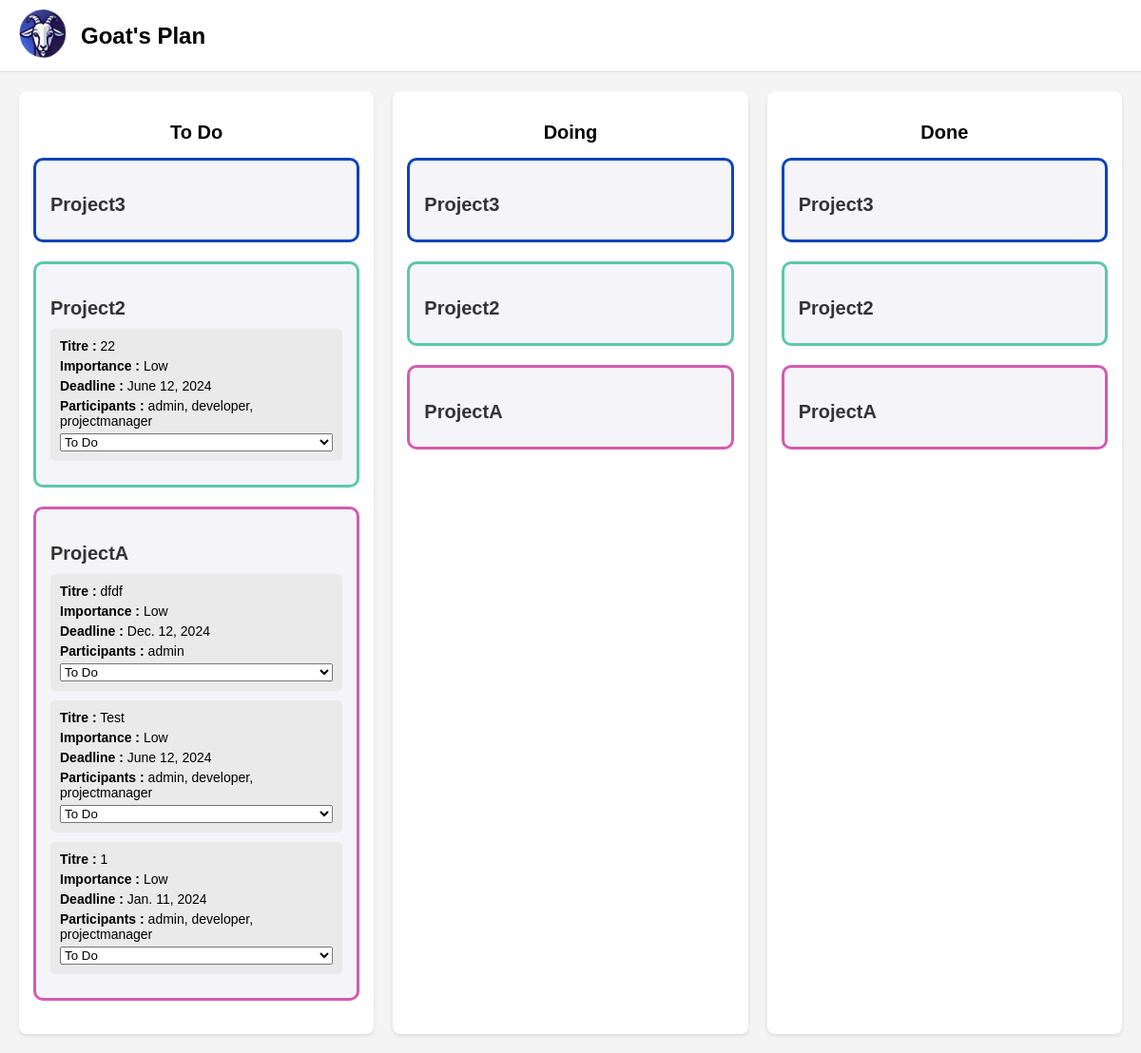
The app's page /planner/2/mycompanies/455b2f60-f28a-47da-9a08-dacdbf895fd1/all-tasks-and-projects/ (signed in), older data.
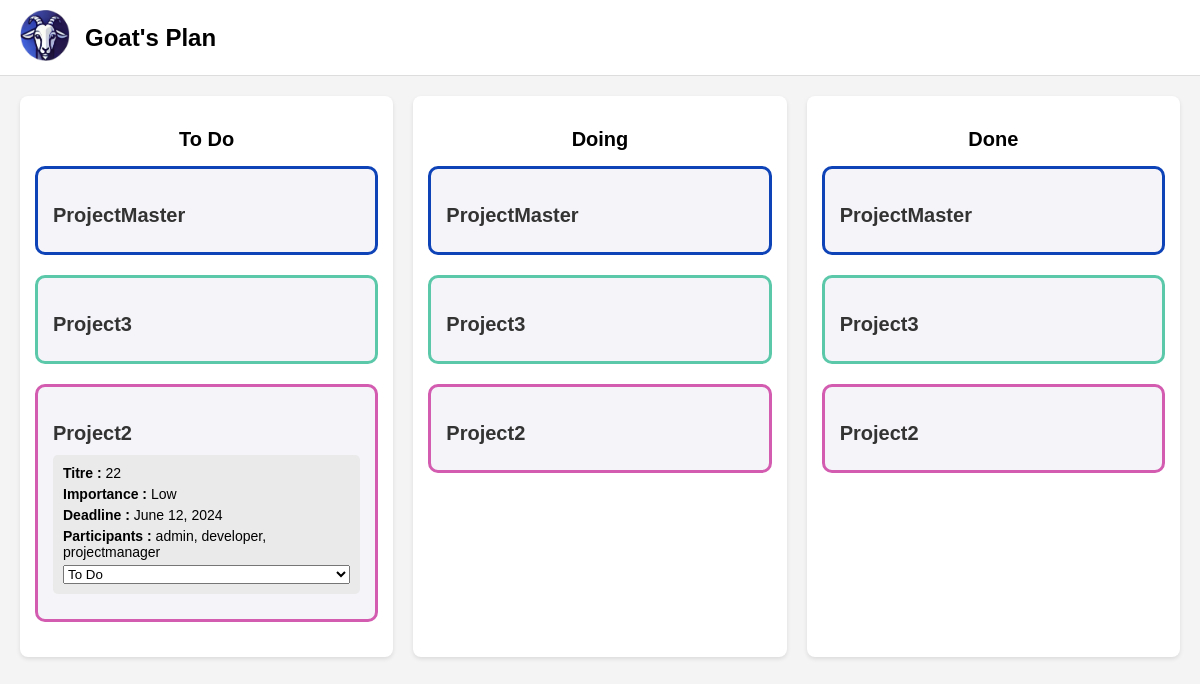
The same page, newer data.
### planner/models.py (models this page shows, shortened)
class Project(models.Model):
    id = models.UUIDField(primary_key=True, default=uuid.uuid4, editable=False)
    name = models.CharField(max_length=100)
    user_list = models.ManyToManyField(CustomUser, related_name='projects')

class Task(models.Model):
    IMPORTANCE_CHOICES = [
        ('Low', 'Low'),
        ('Medium', 'Medium'),
        ('High', 'High'),
    ]
    STATUS_CHOICES = [
        ('TO_DO', 'TO DO'),
        ('DOING', 'DOING'),
        ('DONE', 'DONE'),
    ]
    title = models.CharField(max_length=100)
    description = models.TextField()
    status = models.CharField(max_length=100, choices=STATUS_CHOICES, default='TO_DO')
    importance = models.CharField(max_length=100, choices=IMPORTANCE_CHOICES, default='Medium')
    deadline = models.DateField()
    project = models.ForeignKey('Project', on_delete=models.CASCADE, related_name='tasks')  # Link to a project
    assigned_users = models.ManyToManyField(CustomUser, related_name='tasks')  # Assignable to multiple users

### users/models.py (models this page shows, shortened)
class CustomUser(AbstractUser):
    ROLE_CHOICES = [
        ('project_manager', 'Project Manager'),
        ('developer', 'Developer'),
    ]
    role = models.CharField(max_length=20, choices=ROLE_CHOICES, default='developer') #NB: admin will thus be set a dev
    is_active = models.BooleanField(default=True)
    is_superuser = models.BooleanField(default=False)
    is_staff = models.BooleanField(default=False)

### planner/views.py (the view, shortened to what this page needs)
# urls.py: path('<int:userid>/mycompanies/<uuid:ccid>/all-tasks-and-projects/', views.AllTasksView.as_view(), name='all_tasks_and_projects'),
class AllTasksView(LoginRequiredMixin, DetailView):
    model = ClientCompany
    pk_url_kwarg = 'ccid'
    def get_template_names(self):
        if self.request.user.role == 'developer':
            return ['planner/developer/all_tasks.html']
        elif self.request.user.role == 'project_manager':
            return ['planner/project_manager/all_tasks.html']
        return ['planner/not_found.html']
    def get_context_data(self, **kwargs):
        context = super().get_context_data(**kwargs)
        user = self.request.user
        client_company = self.get_object()
        projects = client_company.project_list.filter(user_list__in=[user])
        project_tasks = {}
        for project in projects:
            if user.role == 'project_manager':
                tasks = project.tasks.all()
            else:
                tasks = project.tasks.filter(assigned_users=user)
            project_tasks[project] = tasks
        context['project_tasks'] = project_tasks
        context['client_company'] = client_company
        context['STATUS_CHOICES'] = Task.STATUS_CHOICES
        return context

### planner/templates/planner/project_manager/all_tasks.html (shortened to what this page needs)
<!DOCTYPE html>
{% load static %}
<html lang="en">
<head>
    <link rel="stylesheet" href="{% static 'planner/tasks_style.css' %}">
</head>
<body>
    <div class="header">
        <a href="{% url "planner:home" %}">
            <img src="{% static 'planner/LogoGoat.png' %}" alt="Logo" class="logo" width="50px">
        </a>
        <h1>Goat's Plan</h1>
    </div>
    <div class="board">
        <div class="column">
            <h2>To Do</h2>
            {% if project_tasks %}
                {% for project, tasks in project_tasks.items %}
                    <div class="project-group">
                        <h3 class="project-title">{{ project.name }}</h3>
                        {% for task in tasks %}
                            {% if task.status == "TO_DO" %}
                                <div class="task">
    <span><strong>Titre :</strong> {{ task.title }}</span>
    <span><strong>Importance :</strong> {{ task.importance }}</span>
    <span><strong>Deadline :</strong> {{ task.deadline }}</span>
    <span><strong>Participants :</strong>
        {% for user in task.assigned_users.all %}
            {{ user.username }}{% if not forloop.last %}, {% endif %}
        {% empty %}
            Aucun participant
        {% endfor %}
    </span>
    <select class="status-selector" data-task-id="{{ task.id }}">
        <option value="TO_DO" {% if task.status == "TO_DO" %}selected{% endif %}>To Do</option>
    </select>
</div>
                            {% endif %}
                        {% endfor %}
                    </div>
                {% endfor %}
            {% endif %}
        </div>
        <div class="column">
            <h2>Doing</h2>
            {% if project_tasks %}
                {% for project, tasks in project_tasks.items %}
                    <div class="project-group">
                        <h3 class="project-title">{{ project.name }}</h3>
                    </div>
                {% endfor %}
            {% endif %}
        </div>
        <div class="column">
            <h2>Done</h2>
            {% if project_tasks %}
                {% for project, tasks in project_tasks.items %}
                    <div class="project-group">
                        <h3 class="project-title">{{ project.name }}</h3>
                    </div>
                {% endfor %}
            {% endif %}
        </div>
</body>
</html>

Row changes from the older to the newer data that the page shows:
removed Project: name "ProjectA", CustomUser (username "admin"), CustomUser (username "developer"), CustomUser (username "projectmanager")
removed Task: title "dfdf", importance "Low", deadline "Dec. 12, 2024", status+id "To Do", CustomUser (username "admin"), shown under "ProjectA"
removed Task: title "Test", importance "Low", deadline "June 12, 2024", status+id "To Do", CustomUser (username "admin"), CustomUser (username "developer"), CustomUser (username "projectmanager"), shown under "ProjectA"
removed Task: title "1", importance "Low", deadline "Jan. 11, 2024", status+id "To Do", CustomUser (username "admin"), CustomUser (username "developer"), CustomUser (username "projectmanager"), shown under "ProjectA"
added Project: name "ProjectMaster"
